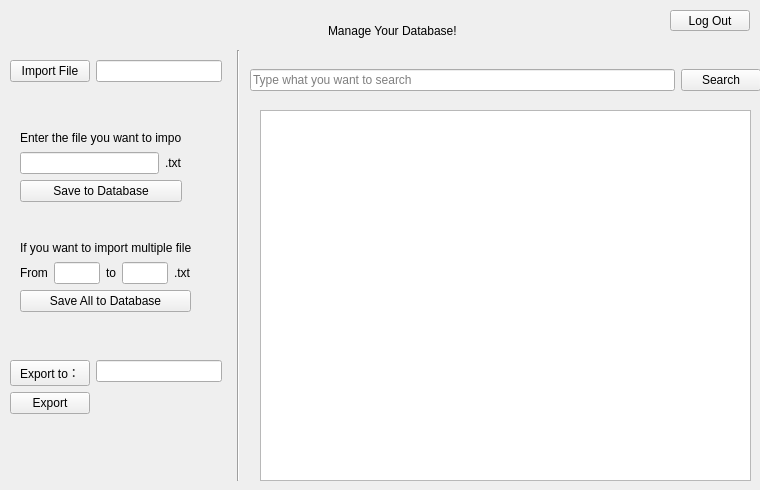
<?xml version="1.0" encoding="UTF-8"?>
<ui version="4.0">
 <class>MainViewWidget</class>
 <widget class="QWidget" name="MainViewWidget">
  <property name="geometry">
   <rect>
    <x>0</x>
    <y>0</y>
    <width>760</width>
    <height>490</height>
   </rect>
  </property>
  <property name="windowTitle">
   <string>Form</string>
  </property>
  <widget class="QWidget" name="wTitle" native="true">
   <property name="geometry">
    <rect>
     <x>290</x>
     <y>10</y>
     <width>183</width>
     <height>41</height>
    </rect>
   </property>
   <layout class="QHBoxLayout" name="horizontalLayout">
    <item>
     <spacer name="horizontalSpacer">
      <property name="orientation">
       <enum>Qt::Horizontal</enum>
      </property>
      <property name="sizeHint" stdset="0">
       <size>
        <width>40</width>
        <height>20</height>
       </size>
      </property>
     </spacer>
    </item>
    <item>
     <widget class="QLabel" name="lblTitle">
      <property name="text">
       <string>Manage Your Database!</string>
      </property>
     </widget>
    </item>
    <item>
     <spacer name="horizontalSpacer_2">
      <property name="orientation">
       <enum>Qt::Horizontal</enum>
      </property>
      <property name="sizeHint" stdset="0">
       <size>
        <width>17</width>
        <height>20</height>
       </size>
      </property>
     </spacer>
    </item>
   </layout>
  </widget>
  <widget class="QWidget" name="wImport" native="true">
   <property name="geometry">
    <rect>
     <x>10</x>
     <y>60</y>
     <width>212</width>
     <height>40</height>
    </rect>
   </property>
   <layout class="QFormLayout" name="formLayout_2">
    <item row="0" column="0">
     <widget class="QPushButton" name="btnImportFile">
      <property name="text">
       <string>Import File</string>
      </property>
     </widget>
    </item>
    <item row="0" column="1">
     <widget class="QLineEdit" name="lbImportFile"/>
    </item>
   </layout>
  </widget>
  <widget class="QWidget" name="wSearch" native="true">
   <property name="geometry">
    <rect>
     <x>250</x>
     <y>60</y>
     <width>511</width>
     <height>40</height>
    </rect>
   </property>
   <layout class="QHBoxLayout" name="horizontalLayout_2">
    <item>
     <widget class="QLineEdit" name="leSearch">
      <property name="placeholderText">
       <string>Type what you want to search</string>
      </property>
     </widget>
    </item>
    <item>
     <widget class="QPushButton" name="btnSearch">
      <property name="text">
       <string>Search</string>
      </property>
     </widget>
    </item>
   </layout>
  </widget>
  <widget class="Line" name="line">
   <property name="geometry">
    <rect>
     <x>230</x>
     <y>50</y>
     <width>16</width>
     <height>431</height>
    </rect>
   </property>
   <property name="orientation">
    <enum>Qt::Vertical</enum>
   </property>
  </widget>
  <widget class="QWidget" name="wExport" native="true">
   <property name="geometry">
    <rect>
     <x>10</x>
     <y>360</y>
     <width>212</width>
     <height>71</height>
    </rect>
   </property>
   <layout class="QFormLayout" name="formLayout">
    <item row="0" column="0">
     <widget class="QPushButton" name="btnExportPath">
      <property name="text">
       <string>Export to：</string>
      </property>
     </widget>
    </item>
    <item row="0" column="1">
     <widget class="QLineEdit" name="lblExportFile"/>
    </item>
    <item row="1" column="0">
     <widget class="QPushButton" name="btnExport">
      <property name="text">
       <string>Export</string>
      </property>
     </widget>
    </item>
   </layout>
  </widget>
  <widget class="QPushButton" name="btnLogOut">
   <property name="geometry">
    <rect>
     <x>670</x>
     <y>10</y>
     <width>80</width>
     <height>21</height>
    </rect>
   </property>
   <property name="text">
    <string>Log Out</string>
   </property>
  </widget>
  <widget class="QPlainTextEdit" name="pteTotalView">
   <property name="geometry">
    <rect>
     <x>260</x>
     <y>110</y>
     <width>491</width>
     <height>371</height>
    </rect>
   </property>
  </widget>
  <widget class="QWidget" name="">
   <property name="geometry">
    <rect>
     <x>20</x>
     <y>240</y>
     <width>171</width>
     <height>72</height>
    </rect>
   </property>
   <layout class="QVBoxLayout" name="verticalLayout">
    <item>
     <widget class="QLabel" name="lblFilename_2">
      <property name="text">
       <string>If you want to import multiple files:</string>
      </property>
     </widget>
    </item>
    <item>
     <layout class="QHBoxLayout" name="horizontalLayout_3">
      <item>
       <widget class="QLabel" name="lblFrom">
        <property name="text">
         <string>From</string>
        </property>
       </widget>
      </item>
      <item>
       <widget class="QLineEdit" name="leFrom"/>
      </item>
      <item>
       <widget class="QLabel" name="lblTo">
        <property name="text">
         <string>to</string>
        </property>
       </widget>
      </item>
      <item>
       <widget class="QLineEdit" name="leTo"/>
      </item>
      <item>
       <widget class="QLabel" name="lbltxt_2">
        <property name="text">
         <string>.txt</string>
        </property>
       </widget>
      </item>
     </layout>
    </item>
    <item>
     <widget class="QPushButton" name="btnSaveAll">
      <property name="text">
       <string>Save All to Database</string>
      </property>
     </widget>
    </item>
   </layout>
  </widget>
  <widget class="QWidget" name="">
   <property name="geometry">
    <rect>
     <x>20</x>
     <y>130</y>
     <width>162</width>
     <height>72</height>
    </rect>
   </property>
   <layout class="QVBoxLayout" name="verticalLayout_2">
    <item>
     <widget class="QLabel" name="lblFilename">
      <property name="text">
       <string>Enter the file you want to import:</string>
      </property>
     </widget>
    </item>
    <item>
     <layout class="QHBoxLayout" name="horizontalLayout_4">
      <item>
       <widget class="QLineEdit" name="leFilename"/>
      </item>
      <item>
       <widget class="QLabel" name="lbltxt">
        <property name="text">
         <string>.txt</string>
        </property>
       </widget>
      </item>
     </layout>
    </item>
    <item>
     <widget class="QPushButton" name="btnSaveOne">
      <property name="text">
       <string>Save to Database</string>
      </property>
     </widget>
    </item>
   </layout>
  </widget>
 </widget>
 <resources/>
 <connections/>
</ui>
